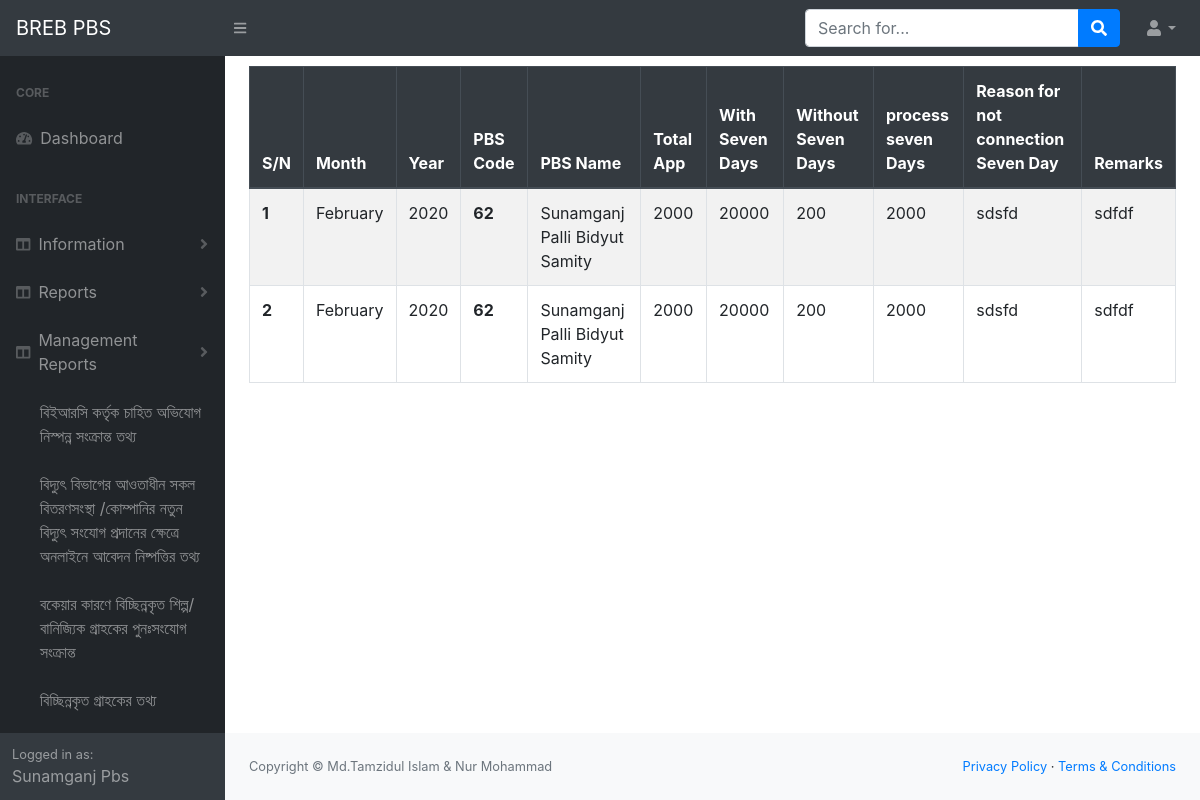
The page /my-domestic-connection-seven-day (signed in) on the database as committed earlier.
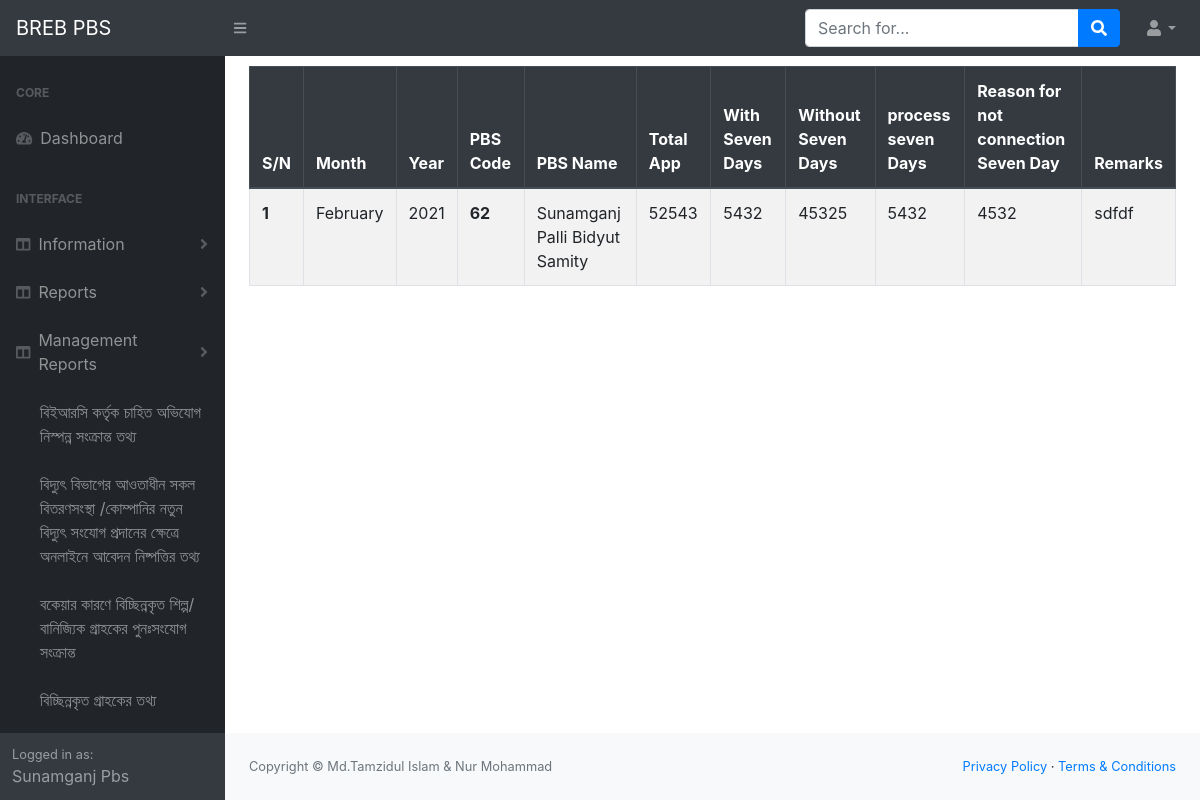
The same page on the database as committed later.
### infoapp/models.py (models this page shows, shortened)
class DomesticConnectionSevenDay(models.Model):
    pbs_code=models.IntegerField(blank=True, null=True)
    management_code=models.IntegerField(blank=True,null=True)
    month=models.CharField(max_length=10, blank=True, null=True)
    year=models.CharField(max_length=10,blank=True, null=True)
    total_app=models.CharField(max_length=250, blank=True,null=True)
    con_within_seven_day_app=models.CharField(max_length=250, blank=True, null=True)
    con_without_seven_day_app=models.CharField(max_length=250, blank=True, null=True)
    process_seven_day_app=models.CharField(max_length=250, blank=True, null=True)
    reason_not_con_of_seven_day=models.TextField(max_length=250, blank=True, null=True)
    remarks=models.TextField(max_length=250, blank=True, null=True)

class PbsInfo(models.Model):
    user=models.OneToOneField(User, on_delete=models.CASCADE)
    pbs_name=models.CharField(max_length=50)
    pbs_name_benglai=models.CharField(max_length=50)
    pbs_code=models.IntegerField(blank=True, null= True)
    management_code=models.IntegerField(blank=True, null=True)
    address=models.TextField(blank=True, null=True)
    mobile_no=models.TextField(blank=True , null=True)

### infoapp/views.py (the view)
# urls.py: path('my-domestic-connection-seven-day', views.my_domestic_connection_seven_day , name='my_domestic_connection_seven_day'),
def my_domestic_connection_seven_day(request):
    current_user=request.user
    user_id=current_user.id
    user_pbs_info=PbsInfo.objects.get(user__pk=user_id)
    pbs_code=user_pbs_info.pbs_code
    print(pbs_code)
    my_data=DomesticConnectionSevenDay.objects.filter(pbs_code=pbs_code)
    context={'my_data':my_data,'user_pbs_info':user_pbs_info}
    return render(request, 'my_domestic_connection_seven_day.html',context)

### templates/my_domestic_connection_seven_day.html
{% extends 'base.html'%}
{% block content %}
<div class="container">
    <div class="cow">
        <table class="table table-striped table-bordered" style="margin-top: 10px;">
            <thead class="thead-dark">
              <tr>
                <th scope="col">S/N</th>
                <th scope="col">Month</th>
                <th scope="col">Year</th>
                <th scope="col">PBS Code</th>
                <th scope="col">PBS Name</th>
                <th scope="col">Total App</th>
                <th scope="col">With Seven Days</th>
                <th scope="col">Without Seven Days</th>
                <th scope="col">process seven Days</th>
                <th scope="col">Reason for not connection Seven Day</th>
                <th scope="col">Remarks</th>
              </tr>
            </thead>
            <tbody>
                {% for my_data in my_data%}
              <tr>
                <th>{{ forloop.counter }}</th>
                <td>{{ my_data.month }}</td>
                <td>{{ my_data.year }}</td>
                <th scope="row">{{ my_data.pbs_code }}</th>
                <td>{{ user_pbs_info.pbs_name }}</td>
                <td>{{ my_data.total_app }}</td>
                <td>{{ my_data.con_within_seven_day_app }}</td>
                <td>{{ my_data.con_without_seven_day_app }}</td>
                <td>{{ my_data.process_seven_day_app }}</td>
                <td>{{ my_data.reason_not_con_of_seven_day }}</td>
                <td>{{ my_data.remarks }}</td>
              </tr>
              {% endfor %}
            </tbody>
        </table>
    </div>
</div>
{% endblock %}

Rows that differ between the two databases and show on the page:
removed DomesticConnectionSevenDay: month "February", year "2020", pbs_code "62", {{ user_pbs_info.pbs_name }} "Sunamganj Palli Bidyut Samity", total_app "2000", con_within_seven_day_app "20000", con_without_seven_day_app "200", process_seven_day_app "2000", reason_not_con_of_seven_day "sdsfd", remarks "sdfdf"
changed DomesticConnectionSevenDay "February": year "2020" → "2021"; total_app "2000" → "52543"; con_within_seven_day_app "20000" → "5432"; con_without_seven_day_app "200" → "45325"; process_seven_day_app "2000" → "5432"; reason_not_con_of_seven_day "sdsfd" → "4532"
